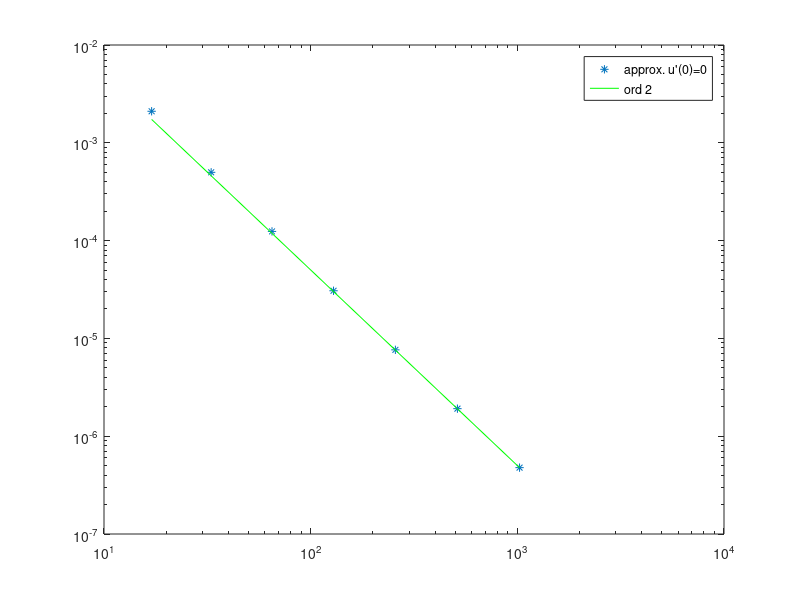

This chart was generated by the following MATLAB code:
clear all
close all

m=200;
h=1/(m-1);
x=linspace(0,1,m)';

D1 = toeplitz(sparse([1,1],[1,2],[-2,1]/(h^2),1,m)); 
D2= toeplitz(sparse(1,2,-1/(2*h),1,m), sparse(1,2,1/(2*h),1,m));

F=@(u) [u(1)^2-2+(-2*u(1)+2*u(2)-2*h)/(h^2);(D2*u-D1*u+u.^2-exp(2*x))(2:m-1);u(m)-exp(1)];
J=@(u) [[2*u(1)-2/h^2,2/h^2,zeros(1,m-2)];(D2-D1+2*speye(m))(2:m-1,1:m);[zeros(1,m-1),1]];
u0=ones(m,1);
tol=h^2;
res=-J(u0)\F(u0);
while (norm(res,inf)>tol)
  u0+=res;
  res=-J(u0)\F(u0);
end
u0+=res;

				%Verifica dell'approssimazione
mrange=2.^(4:10)+1;
count=0;
for m=mrange
  count++;
  h=1/(m-1);
  x=linspace(0,1,m)';

  D1 = toeplitz(sparse([1,1],[1,2],[-2,1]/(h^2),1,m)); 
  D2= toeplitz(sparse(1,2,-1/(2*h),1,m), sparse(1,2,1/(2*h),1,m));
  
  F=@(u) [u(1)^2-2+(-2*u(1)+2*u(2)-2*h)/(h^2);(D2*u-D1*u+u.^2-exp(2*x))(2:m-1);u(m)-exp(1)];
  J=@(u) [[2*u(1)-2/h^2,2/h^2,zeros(1,m-2)];(D2-D1+2*speye(m))(2:m-1,1:m);[zeros(1,m-1),1]];
  u0=ones(m,1);
  tol=h^2;
  res=-J(u0)\F(u0);
  while (norm(res,inf)>tol)
    u0+=res;
    res=-J(u0)\F(u0);
  end
  u0+=res;

  %CN=(u0(2)-u0(1))/h; %approx del prim'ordine
  CN=(-3*u0(1)+4*u0(2)-u0(3))/(2*h);
  err(count)=abs(CN-1);

endfor
loglog(mrange,err,'*',mrange,err(end)*(mrange/mrange(end)).^(-2),'g')
legend('approx. u''(0)=0','ord 2')
